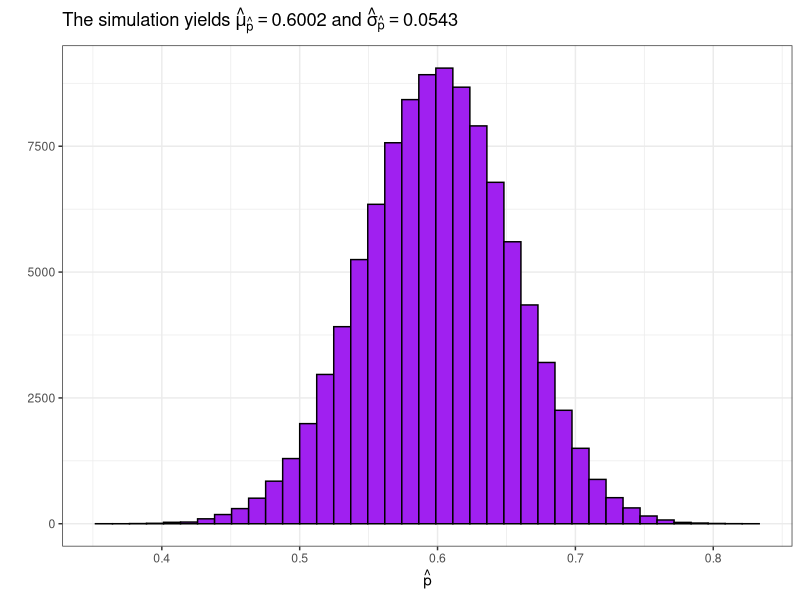
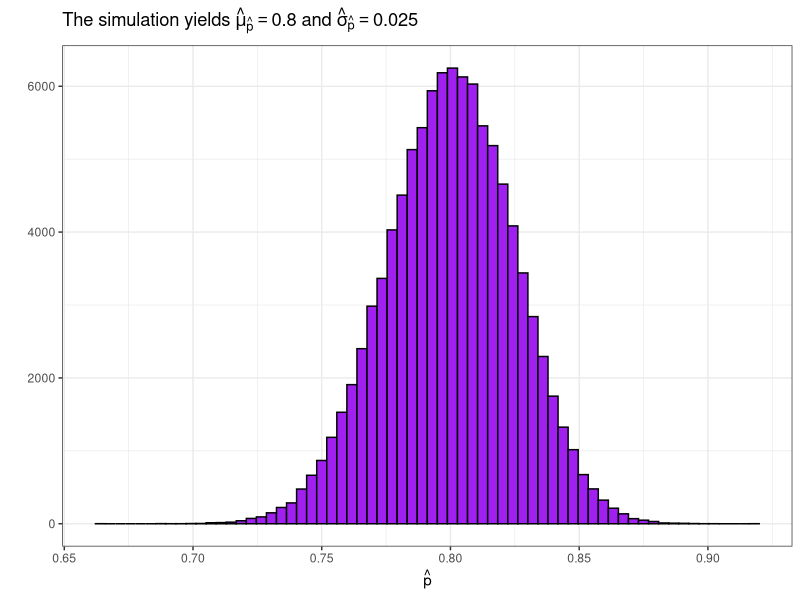
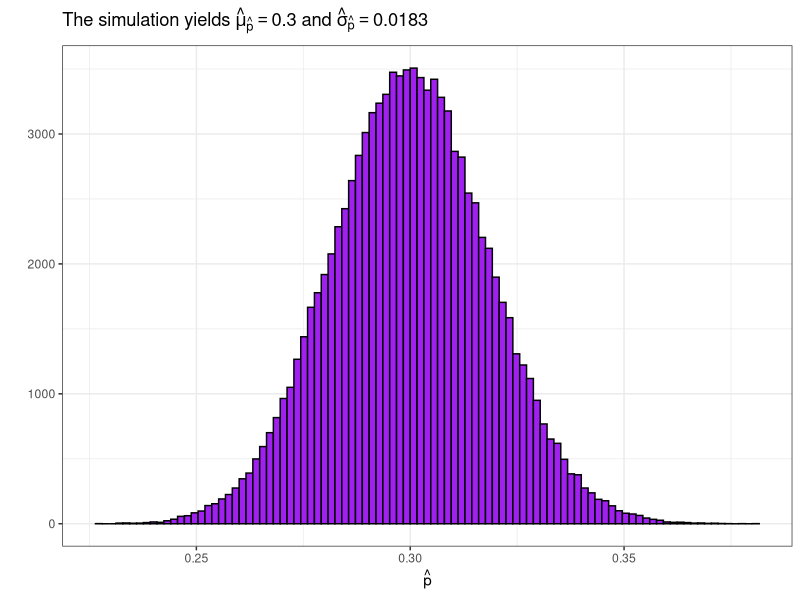
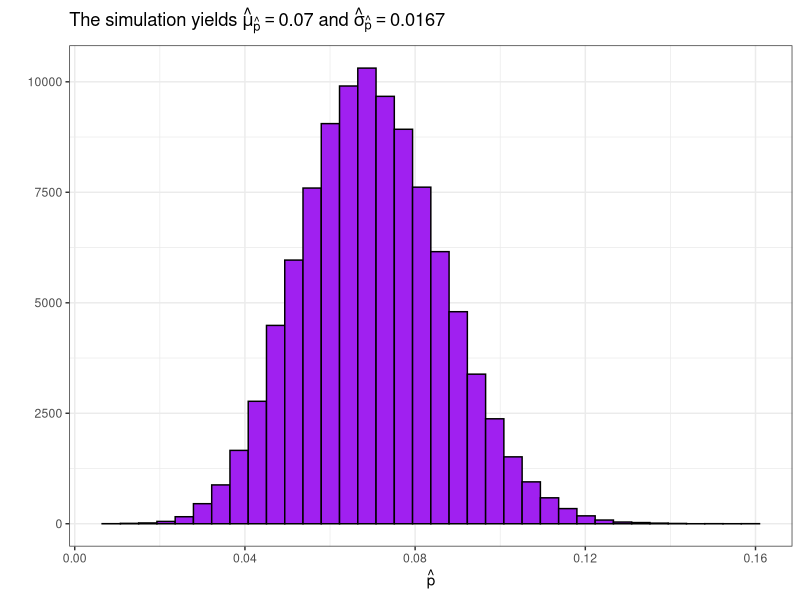

R code for these plots, in order:
# Simulation of phat

phatfuncA <- function(m = 10000, n = 100, p = 0.5){
  require(ggplot2)
  X <- rbinom(m, n, p)
  phat <- X/n
  mph <- round(mean(phat), 4)
  sigp <- round(sd(phat), 4)
  # Sampled mean and sd of phats
  cat("Mean of phats =", mph)
  cat("\nStandard deviation of phats =", sd(phat)) 
  ggplot(data = data.frame(x = phat), aes(x = x)) + 
    geom_histogram(fill = "purple", color = "black", binwidth = 1/n) + 
    theme_bw() + 
    labs(x = expression(hat(p)), y = "", title = substitute(paste("The simulation yields " ,hat(mu)[hat(p)] == mph," and ", 
         hat(sigma)[hat(p)] == sigp), list(mph = mph, sigp = sigp)))
}

phatfuncA(m = 100000, n = 81, p = 0.6)
phatfuncA(m = 100000, n = 256, p = 0.8)
phatfuncA(m = 100000, n = 625, p = 0.3)
phatfuncA(m = 100000, n = 233, p = 0.07)
